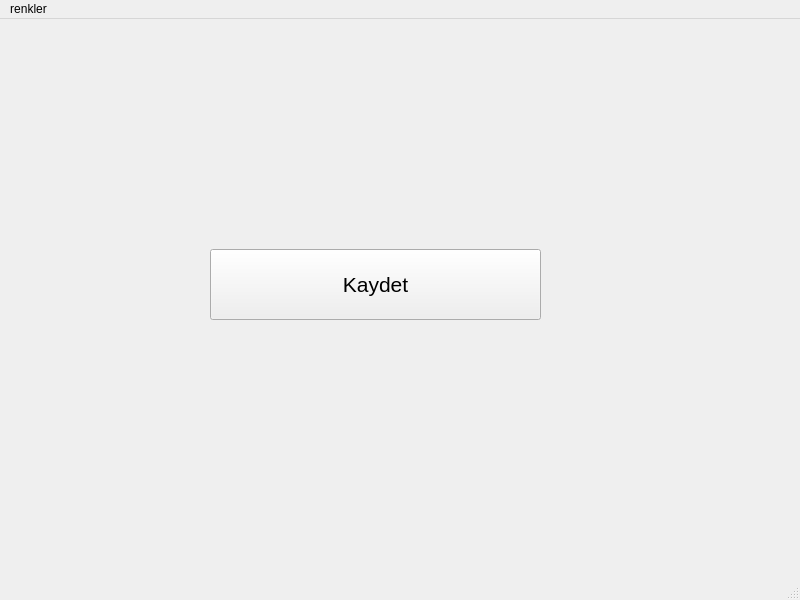
<?xml version="1.0" encoding="UTF-8"?>
<ui version="4.0">
 <class>MainWindow</class>
 <widget class="QMainWindow" name="MainWindow">
  <property name="geometry">
   <rect>
    <x>0</x>
    <y>0</y>
    <width>800</width>
    <height>600</height>
   </rect>
  </property>
  <property name="windowTitle">
   <string>MainWindow</string>
  </property>
  <widget class="QWidget" name="centralwidget">
   <widget class="QPushButton" name="pushButton_test">
    <property name="geometry">
     <rect>
      <x>210</x>
      <y>230</y>
      <width>331</width>
      <height>71</height>
     </rect>
    </property>
    <property name="font">
     <font>
      <pointsize>16</pointsize>
     </font>
    </property>
    <property name="text">
     <string>Kaydet</string>
    </property>
   </widget>
  </widget>
  <widget class="QMenuBar" name="menubar">
   <property name="geometry">
    <rect>
     <x>0</x>
     <y>0</y>
     <width>800</width>
     <height>26</height>
    </rect>
   </property>
   <widget class="QMenu" name="menurenkler">
    <property name="title">
     <string>renkler</string>
    </property>
    <addaction name="actionyellow"/>
    <addaction name="actionblack"/>
    <addaction name="actionwhite"/>
    <addaction name="actionred"/>
   </widget>
   <addaction name="menurenkler"/>
  </widget>
  <widget class="QStatusBar" name="statusbar"/>
  <action name="actionyellow">
   <property name="icon">
    <iconset resource="icons/yellow.qrc">
     <normaloff>:/icons/yellow.ico</normaloff>:/icons/yellow.ico</iconset>
   </property>
   <property name="text">
    <string>yellow</string>
   </property>
   <property name="shortcut">
    <string>Shift+Y</string>
   </property>
  </action>
  <action name="actionblack">
   <property name="icon">
    <iconset resource="icons/black.qrc">
     <normaloff>:/icons/black.ico</normaloff>:/icons/black.ico</iconset>
   </property>
   <property name="text">
    <string>black</string>
   </property>
   <property name="shortcut">
    <string>Shift+B</string>
   </property>
  </action>
  <action name="actionwhite">
   <property name="icon">
    <iconset resource="icons/white.qrc">
     <normaloff>:/icons/white.ico</normaloff>:/icons/white.ico</iconset>
   </property>
   <property name="text">
    <string>white</string>
   </property>
   <property name="shortcut">
    <string>Shift+W</string>
   </property>
  </action>
  <action name="actionred">
   <property name="icon">
    <iconset resource="icons/red.qrc">
     <normaloff>:/icons/red.ico</normaloff>:/icons/red.ico</iconset>
   </property>
   <property name="text">
    <string>red</string>
   </property>
   <property name="shortcut">
    <string>Shift+R</string>
   </property>
  </action>
 </widget>
 <resources>
  <include location="icons/black.qrc"/>
  <include location="icons/yellow.qrc"/>
  <include location="icons/white.qrc"/>
  <include location="icons/red.qrc"/>
  <include location="icons/green.qrc"/>
  <include location="icons/blue.qrc"/>
 </resources>
 <connections/>
</ui>
